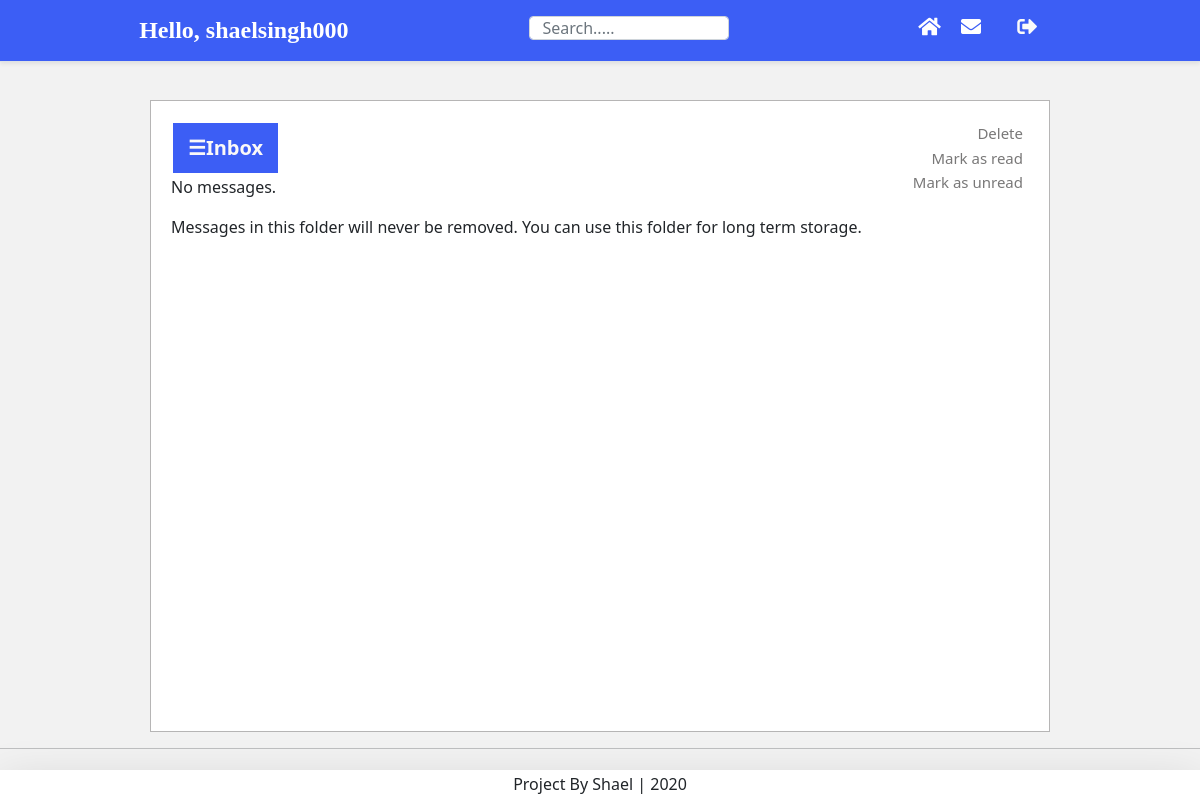
The app's page /messages/archives/ (signed in), older data.
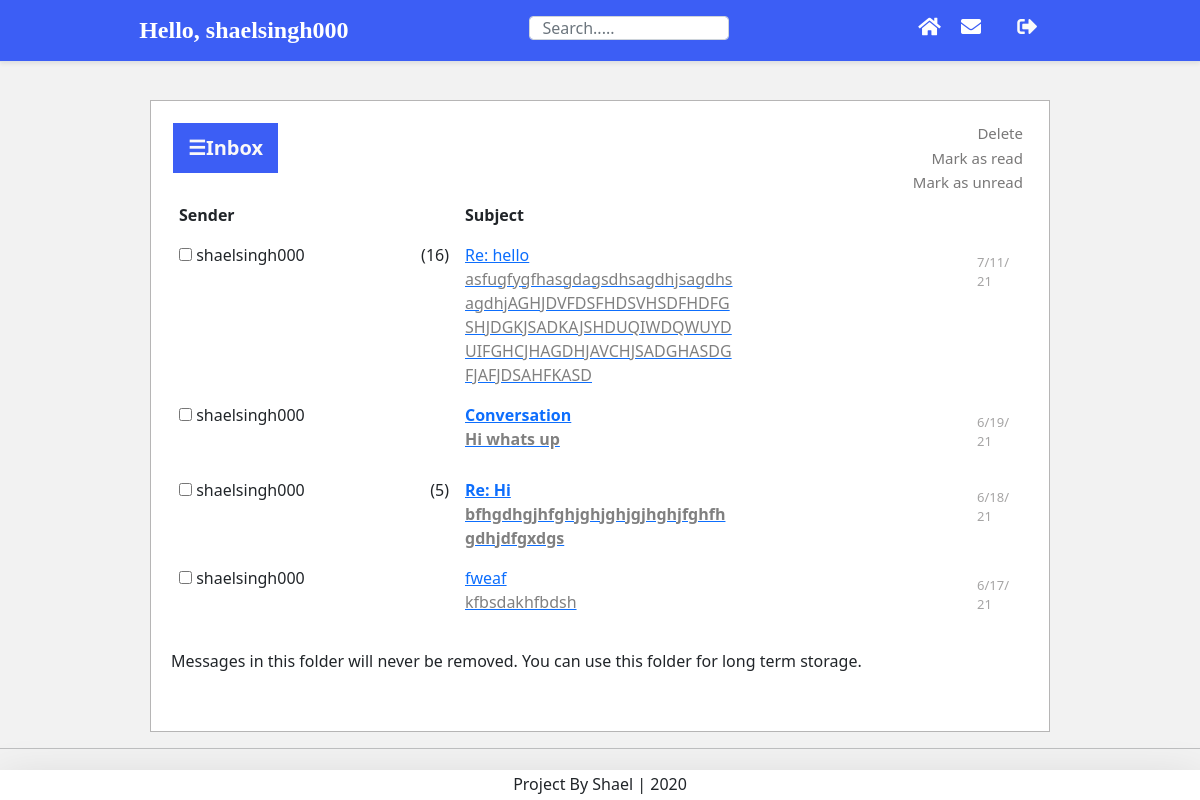
The same page, newer data.
### postman/models.py (models this page shows, shortened)
class Message(models.Model):
    SUBJECT_MAX_LENGTH = 120
    subject = models.CharField(_("subject"), max_length=SUBJECT_MAX_LENGTH,default="Conversation")
    body = models.TextField(_("body"), blank=True)
    sender = models.ForeignKey(settings.AUTH_USER_MODEL, on_delete=models.CASCADE, related_name='sent_messages',
        null=True, blank=True, verbose_name=_("sender"))
    recipient = models.ForeignKey(settings.AUTH_USER_MODEL, on_delete=models.CASCADE, related_name='received_messages',
        null=True, blank=True, verbose_name=_("recipient"))
    email = models.EmailField(_("visitor"), blank=True)  # instead of either sender or recipient, for an AnonymousUser
    parent = models.ForeignKey('self', on_delete=models.CASCADE, related_name='next_messages',
        null=True, blank=True, verbose_name=_("parent message"))
    thread = models.ForeignKey('self', on_delete=models.CASCADE, related_name='child_messages',
        null=True, blank=True, verbose_name=_("root message"))
    sent_at = models.DateTimeField(_("sent at"), default=now)
    read_at = models.DateTimeField(_("read at"), null=True, blank=True)
    replied_at = models.DateTimeField(_("replied at"), null=True, blank=True)
    sender_archived = models.BooleanField(_("archived by sender"), default=False)
    recipient_archived = models.BooleanField(_("archived by recipient"), default=False)
    sender_deleted_at = models.DateTimeField(_("deleted by sender at"), null=True, blank=True)
    recipient_deleted_at = models.DateTimeField(_("deleted by recipient at"), null=True, blank=True)
    moderation_status = models.CharField(_("status"), max_length=1, choices=STATUS_CHOICES, default=STATUS_PENDING)
    moderation_by = models.ForeignKey(settings.AUTH_USER_MODEL, on_delete=models.CASCADE, related_name='moderated_messages',
        null=True, blank=True, verbose_name=_("moderator"))
    moderation_date = models.DateTimeField(_("moderated at"), null=True, blank=True)
    moderation_reason = models.CharField(_("rejection reason"), max_length=120, blank=True)
    objects = MessageManager()
    class Meta:
        verbose_name = _("message")
        verbose_name_plural = _("messages")
        ordering = ['-sent_at', '-id']
    @property
    def is_new(self):
        return self.read_at is None
    @property
    def is_replied(self):
        return self.replied_at is not None
    def admin_sender(self):
        """
        Return the sender either as a username or as a plain email.
        Designed for the Admin site.

        """
        if self.sender:
            return str(self.sender)
        else:
            return '<{0}>'.format(self.email)
    admin_sender.short_description = _("sender")
    admin_sender.admin_order_field = 'sender'
    clear_sender = property(admin_sender)
    @property
    def obfuscated_sender(self):
        if self.sender:
            return get_user_representation(self.sender)
        else:
            return self._obfuscated_email()
    def admin_recipient(self):
        """
        Return the recipient either as a username or as a plain email.
        Designed for the Admin site.

        """
        if self.recipient:
            return str(self.recipient)
        else:
            return '<{0}>'.format(self.email)
    admin_recipient.short_description = _("recipient")
    admin_recipient.admin_order_field = 'recipient'
    clear_recipient = property(admin_recipient)

### account/models.py (models this page shows, shortened)
class Account(AbstractBaseUser):
    email               = models.EmailField(verbose_name="email",max_length=60,unique=True)
    username            = models.CharField(max_length=30, unique=True)
    bio                 = models.TextField(max_length=500, default=" ")
    date_joined         = models.DateTimeField(verbose_name="date joined",  auto_now_add =True)
    date_joined         = models.DateTimeField(verbose_name="last login", auto_now_add = True)
    is_admin            = models.BooleanField(default=False)
    is_active           = models.BooleanField(default=True)
    is_staff            = models.BooleanField(default=False)
    is_superuser        = models.BooleanField(default=False)
    objects = MyAccountManager()
    USERNAME_FIELD = 'email'
    REQUIRED_FIELDS = ['username']
    def __str__(self):
        return self.email

### postman/views.py (the view)
class ArchivesView(FolderMixin, TemplateView):
    folder_name = 'archives'
    view_name = 'archives'
    template_name = 'postman/archives.html'

### postman/models.py (called while the page is built)
def get_order_by(query_dict):
    if ORDER_BY_KEY in query_dict:
        code = query_dict[ORDER_BY_KEY]  # code may be uppercase or lowercase
        order_by_field = ORDER_BY_FIELDS.get(code.lower())
        if order_by_field:
            if code.isupper():
                order_by_field = '-' + order_by_field
            return order_by_field

def get_user_representation(user):
    show_user_as = getattr(settings, 'POSTMAN_SHOW_USER_AS', None)
    if isinstance(show_user_as, str):
        if '.' in show_user_as:
            mod_path, _, attr_name = show_user_as.rpartition('.')
            try:
                return force_str(getattr(import_module(mod_path), attr_name)(user))
            except:  # ImportError, AttributeError, TypeError (not callable)
                pass
        else:
            attr = getattr(user, show_user_as, None)
            if callable(attr):
                attr = attr()
            if attr:
                return force_str(attr)
    elif callable(show_user_as):
        try:
            return force_str(show_user_as(user))
        except:
            pass
    return force_str(user)  # default value, or in case of empty attribute or exception

### postman/templates/postman/archives.html (shortened to what this page needs)
{% extends "postman/base_folder.html" %}
{% load i18n %}
{% block pm_footer_info %}
<p>{% trans "Messages in this folder will never be removed. You can use this folder for long term storage." %}</p>
{% endblock %}

### postman/templates/postman/base_folder.html (shortened to what this page needs)
{% extends "postman/base.html" %}
{% load i18n postman_tags %}{% load pagination_tags %}
{% block content %}
{% load avatar_tags %}
<div id="main">
   <button class="openbtn" onclick="openNav()">&#9776;Inbox</button>
<div class="tab2">
   <form action="{% block pm_form_action %}{% endblock %}" method="post">{% csrf_token %}
    {% block pm_form_buttons %}<span id="pm_buttons">
    {% block pm_delete_button %}<button type="submit" class="pm_btn pm_btn-delete" onclick="this.form.action='{% url 'postman:delete' %}'">{% trans "Delete" %}</button>{% endblock %}
    {% block pm_read_button %}<button type="submit" class="pm_btn pm_btn-read" onclick="this.form.action='{% url 'postman:mark-read' %}'">{% trans "Mark as read" %}</button>{% endblock %}
    {% block pm_unread_button %}<button type="submit" class="pm_btn pm_btn-unread" onclick="this.form.action='{% url 'postman:mark-unread' %}'">{% trans "Mark as unread" %}</button>{% endblock %}
    </span>{% endblock %}
</div>
{% if invalid_page %}
<p>{% trans "Sorry, this page number is invalid." %}</p>
{% else %}
{% if pm_messages %}
<table id="pm_messages" class="table table-borderless">
 <thead>
  <tr>
      <th>{% trans "Sender" %}</th>
      <th>{% trans "Subject" %}</th>
  </tr>
</thead>
<tbody>
   {% for message in pm_messages %}
   <tr>
      <td><span>
          <input type="checkbox" {% if by_conversation and message.thread_id %}name="tpks" value="{{ message.thread_id }}"{% else %}name="pks" value="{{ message.pk }}"{% endif %}>
       {{ message.obfuscated_sender }}</span><span style="float: right;">{% if message.count %}({{ message.count }}){% endif %}</span></td>
      <td style="overflow: hidden;">{% if message.is_new %}<strong>{% endif %}{% if message.is_replied %}<em>{% endif %}
      {% block pm_subject %}
         <a href="{% if by_conversation and message.thread_id %}{% url 'postman:view_conversation' message.thread_id %}{% else %}{% url 'postman:view' message.pk %}{% endif %}?next={{ current_url|urlencode }}">
         {% include "postman/inc_subject_ex.html" %}</a>
      {% endblock %}
   {% if message.is_new %}</strong>{% endif %}</td>
   <td style="width: 50px;" class="pm_date">{{ message.sent_at|compact_date:_("g:i A,M j,n/j/y") }}</td>
  </tr>
  {% endfor %}
</tbody>
</table>
{% else %}
<p>{% trans "No messages." %}</p>
{% endif %}
{% endif %}
{% block pm_footer_info %}{% endblock %}
</div>
</div>
{% endblock content %}

### postman/templates/postman/inc_subject_ex.html (shortened to what this page needs)
{% load postman_tags %}{% with message.subject|truncatewords:5 as truncated_subject %}{{ truncated_subject }}
{% with truncated_subject|wordcount as subject_wc %}{% with 12|sub:subject_wc as wc %}{% if message.body and wc > 0 %} <br><span style="color: grey">{{ message.body|truncatewords:wc }}</span>{% endif %}{% endwith %}{% endwith %}{% endwith %}

Row changes from the older to the newer data that the page shows:
added Message: obfuscated_sender "shaelsingh000", count "16", subject "Re: hello", body "asfugfygfhasgdagsdhsagdhjsagdhsagdhjAGHJDVFDSFHDSVHSDFHDFGSHJDGKJSADKAJSHDUQIWDQWUYDUIFGHCJHAGDHJAVCHJSADGHASDGFJAFJDSAHFKASD", sent_at|compact_date "7/11/21"
added Message: obfuscated_sender "shaelsingh000", subject "Conversation", body "Hi whats up", sent_at|compact_date "6/19/21"
added Message: obfuscated_sender "shaelsingh000", count "5", subject "Re: Hi", body "bfhgdhgjhfghjghjghjgjhghjfghfhgdhjdfgxdgs", sent_at|compact_date "6/18/21"
added Message: obfuscated_sender "shaelsingh000", subject "fweaf", body "kfbsdakhfbdsh", sent_at|compact_date "6/17/21"
Text that changed along with them:
text no longer shown: "No messages."
text now shown: "Sender Subject"
